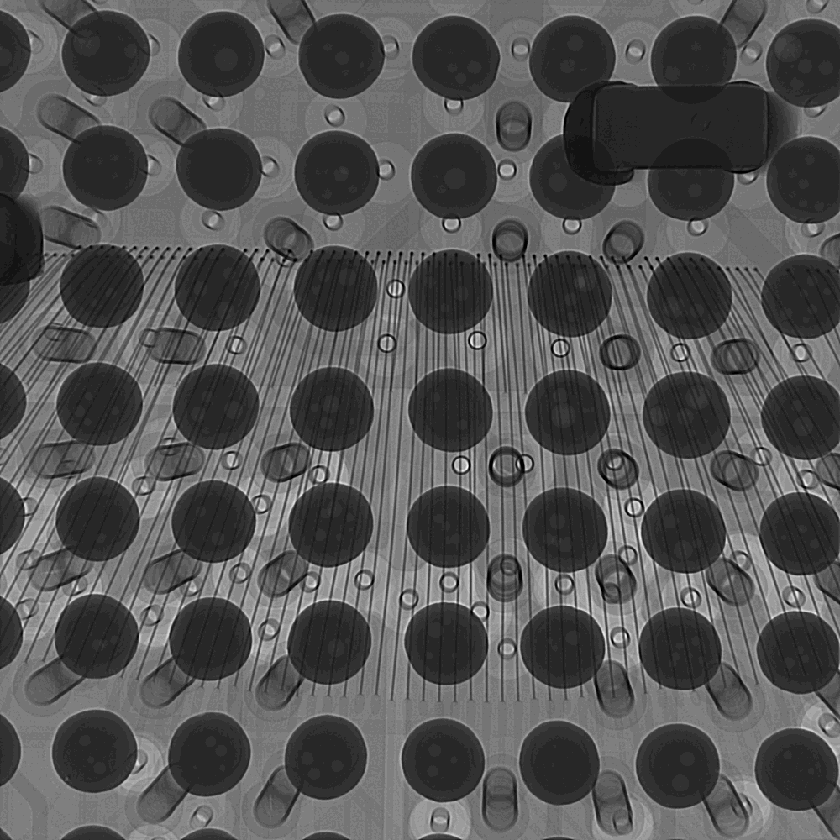
#> input picture Hackathon_2019/Voids/raw/BGA12.tif, 840 x 840 px, shrunk from 1000 x 1000 before the run
$ jupyter execute BGA.ipynb   (older library calls are emulated)
#> lines starting #> are read from the running program, lines starting #| are printed output that depends on the picture; after the words box and inside, x2 and y2 are one past the last pixel; in counts of white or black regions, pixels touching at a corner belong together
[cell 1]
import cv2
import numpy as np
from matplotlib import pyplot as plt
img = cv2.imread("BGA12.tif")
#> img is the input picture: shape (840, 840, 3); min 0, max 26, mean 8.6
img0 = (img)*15
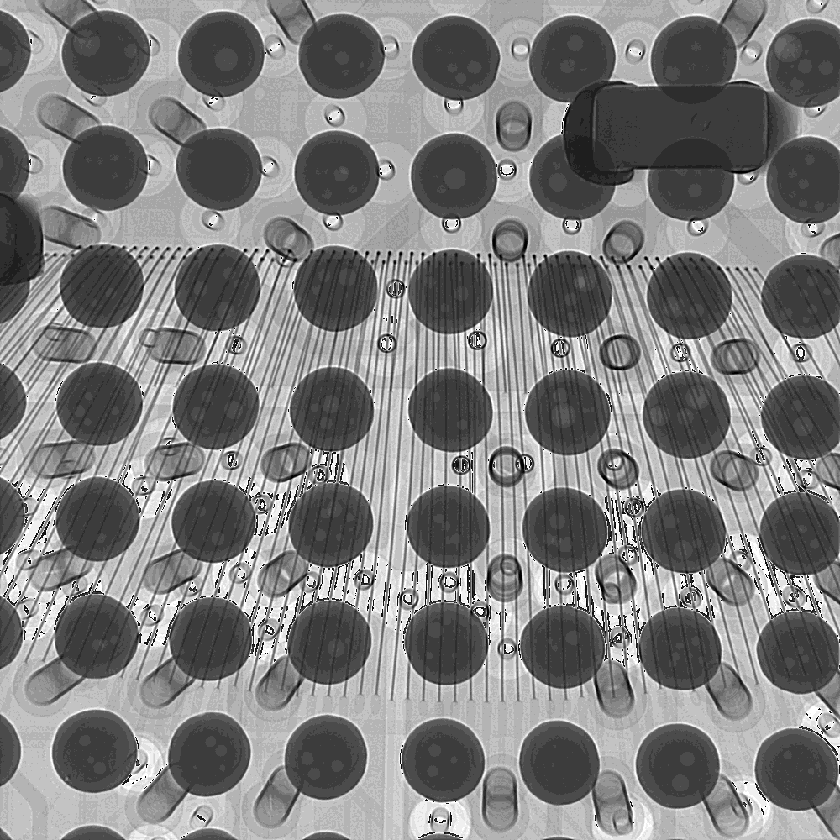
#> img0: shape (840, 840, 3); min 0, max 255, mean 126.3
gray = cv2.cvtColor(img0, cv2.COLOR_BGR2GRAY)
img0 = cv2.GaussianBlur(img0,(5,5),3)
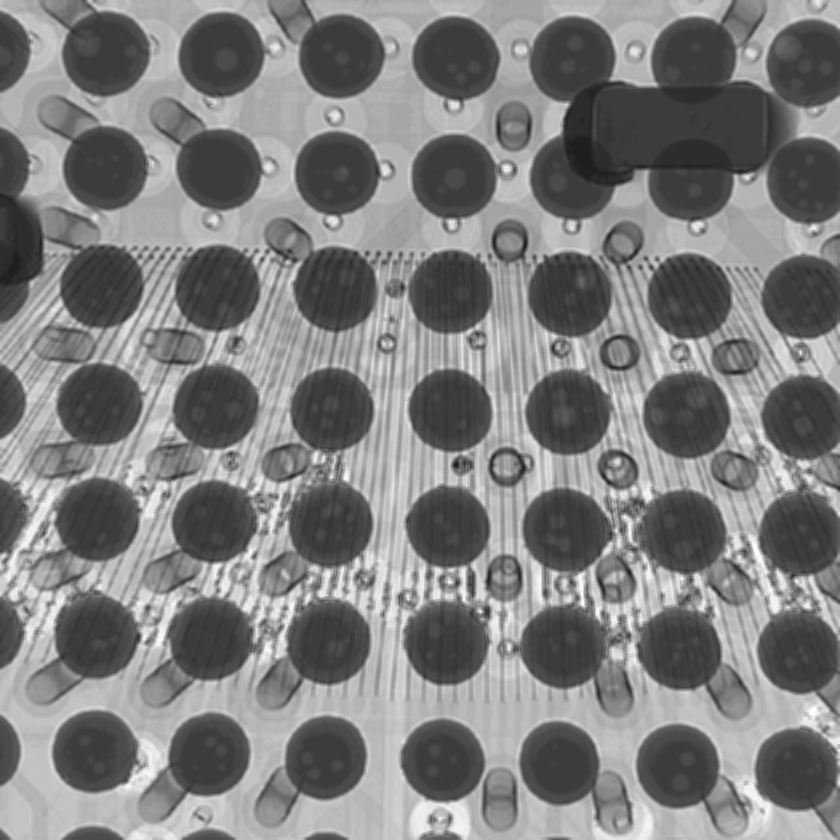
#> img0: shape (840, 840, 3); min 25, max 255, mean 126.3
laplacian = cv2.Laplacian(img0,cv2.CV_64F)
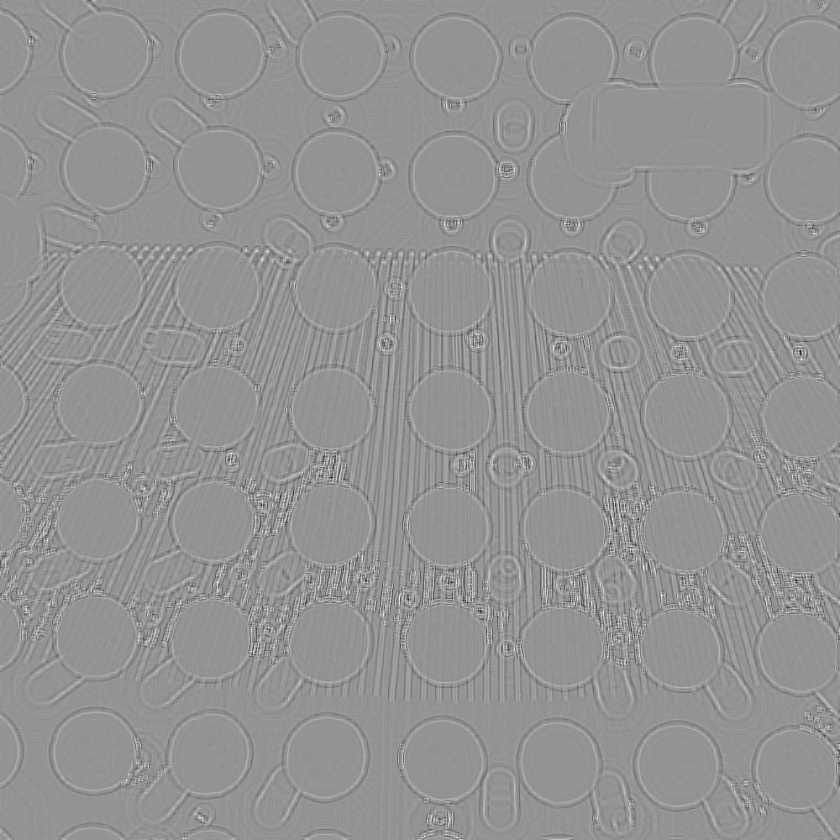
#> laplacian: shape (840, 840, 3) float64; min -118, max 86, mean 0; drawn with min black and max white
gray = cv2.bilateralFilter(gray, 11, 17, 17)
edged = cv2.Canny(gray, 30, 200)
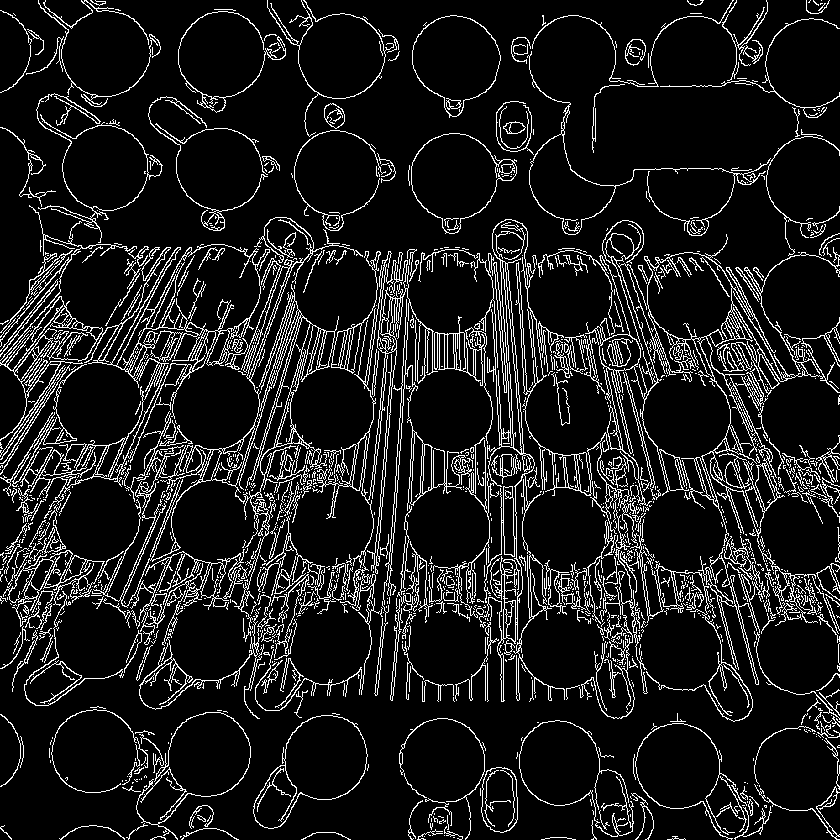
#> edged: shape (840, 840); 10.9% white in thin lines or dots
ret,th1 = cv2.threshold(gray,127,255,cv2.THRESH_BINARY)
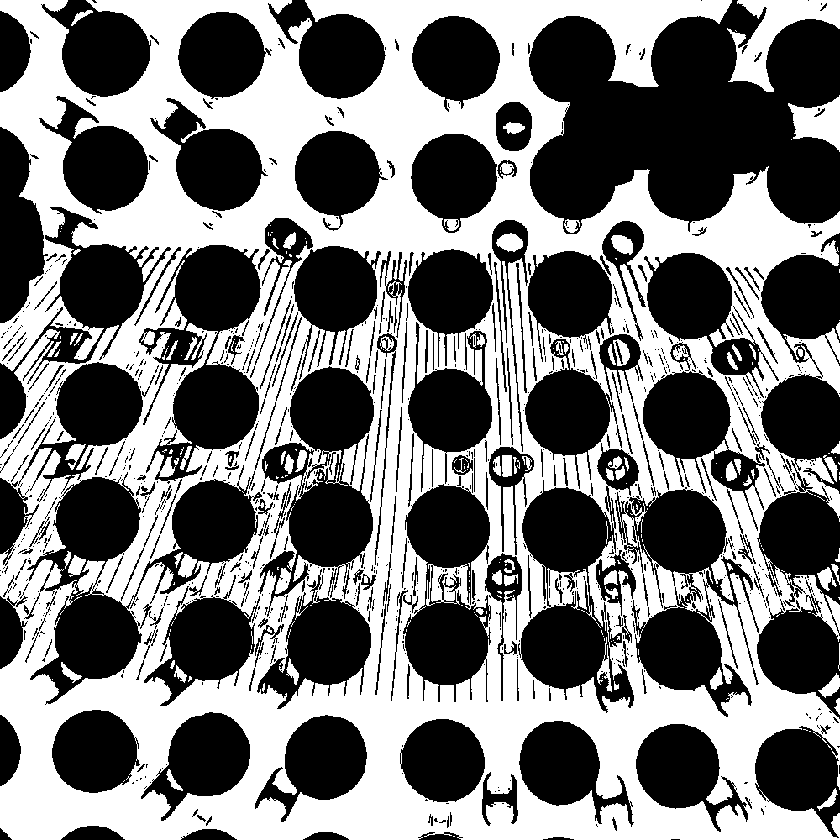
#> th1: shape (840, 840); 47.6% white; 226 white regions (148 under 20 px), largest, box (x1, y1, x2, y2) and area: (0, 0, 840, 840) 321788, (727, 0, 840, 92) 3923, (788, 95, 840, 152) 1647
r = 40
for i in range(10):
    copy = img0.copy()
    detected_circles = cv2.HoughCircles(th1,
                       cv2.HOUGH_GRADIENT, 1.3, 100, param1 = 50,
                   param2 = 15, minRadius = r-2*(10-i), maxRadius = r+2*(10-i))

    radius = 0
    count = 0
    epsilon = r/10
    if detected_circles is not None:
        detected_circles = np.around(detected_circles)
        for pt in detected_circles[0, :]:
            a, b, r = pt[0], pt[1], pt[2]
            if a-r > -epsilon and a+r < copy.shape[0]+epsilon and b-r > -epsilon and b+r < copy.shape[1]+epsilon:
                cv2.circle(copy, (a, b), r, (0, 255, 0), 2)
                cv2.circle(copy, (a, b), 1, (0, 0, 255), 3)
                count += 1
                radius += pt[2]
    r = int(radius/count)
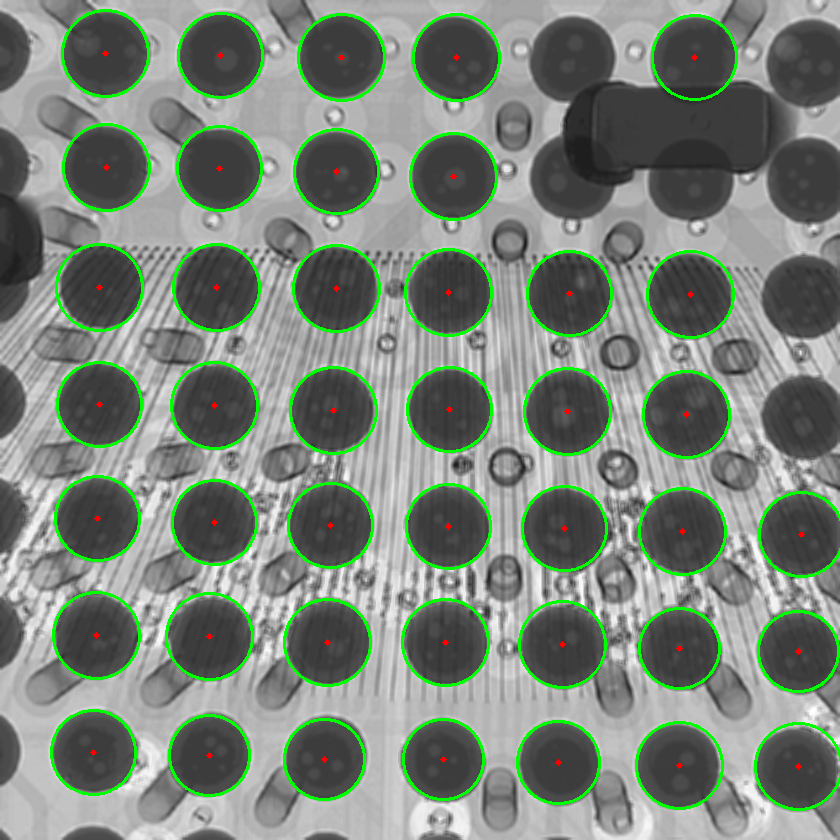
#> copy: shape (840, 840, 3); mean B, G, R 120, 132, 120.4

fig, ax = plt.subplots(figsize=(20, 10))
ax.imshow(copy,cmap = 'gray')
print(count)
#| 42

$ run again, with Hackathon_2019/Voids/raw/BGA03.tif copied over Hackathon_2019/Voids/raw/BGA12.tif
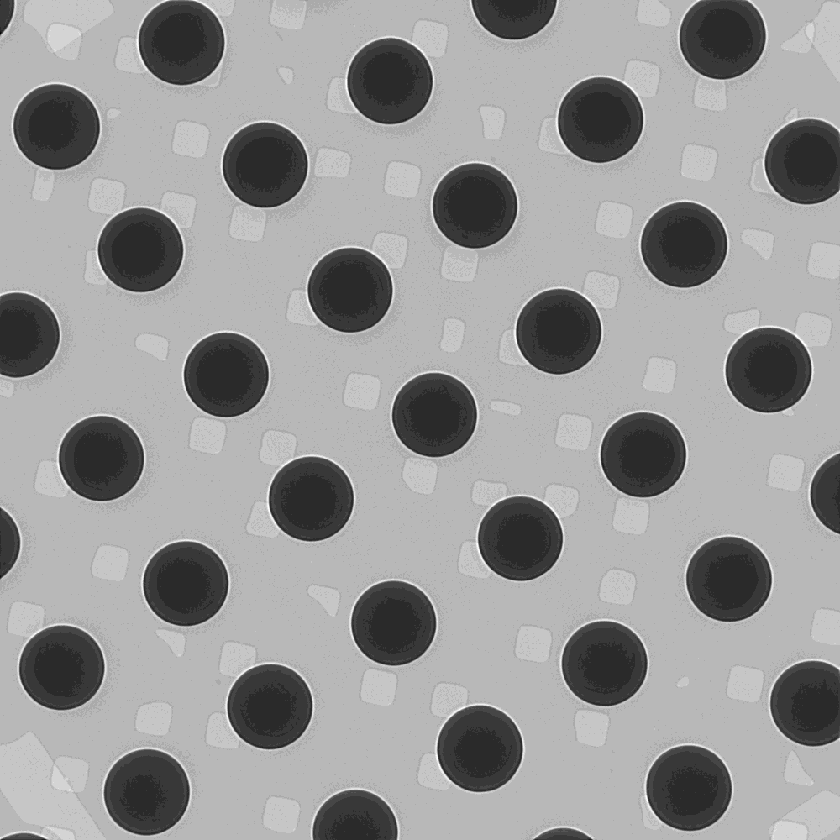
#> input picture Hackathon_2019/Voids/raw/BGA03.tif, 840 x 840 px, shrunk from 1000 x 1000 before the run
#> img is the input picture: shape (840, 840, 3); min 0, max 18, mean 10.76
#> `edged = cv2.Canny(gray, 30, 200)`:
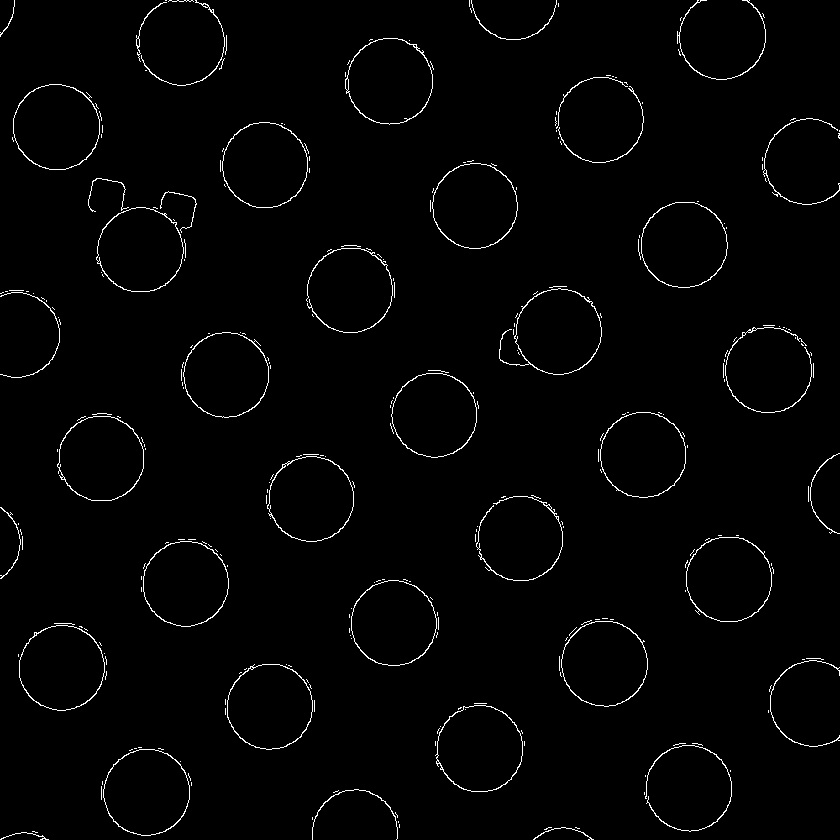
#> edged: shape (840, 840); 1.6% white in thin lines or dots
#> th1: shape (840, 840); 74.9% white; 81 black regions (44 under 20 px), largest, box (x1, y1, x2, y2) and area: (138, 0, 224, 85) 5768, (641, 202, 727, 287) 5767, (437, 706, 522, 792) 5759
#> after the loop `for i in range(10):`:
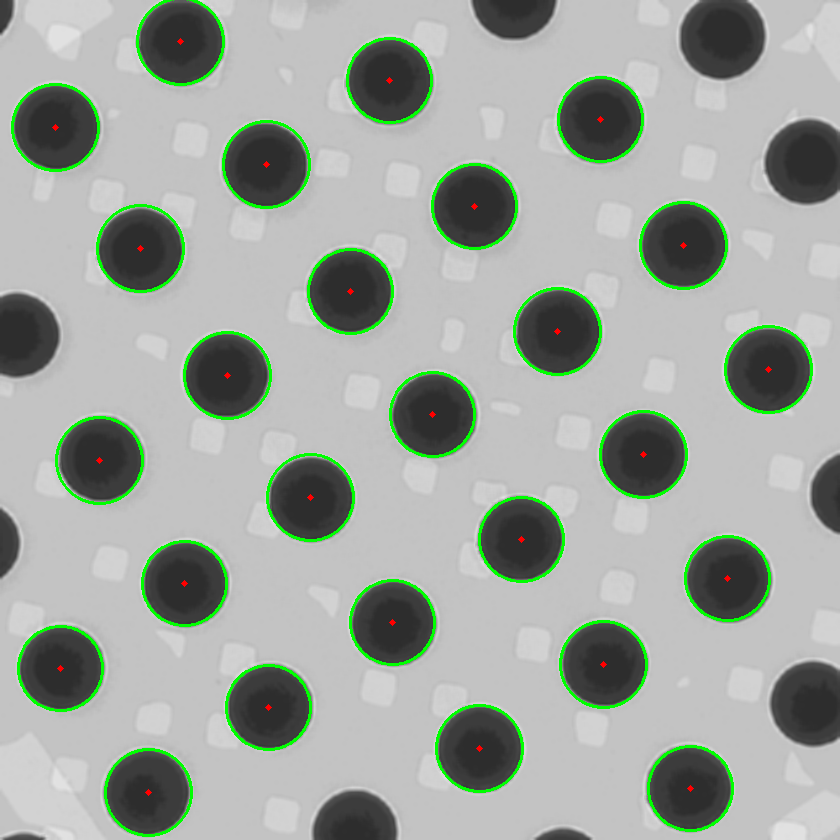
#> copy: shape (840, 840, 3); mean B, G, R 157.2, 164.7, 157.5
#| 26

$ run again, with Hackathon_2019/Voids/raw/voids03.tif copied over Hackathon_2019/Voids/raw/BGA12.tif
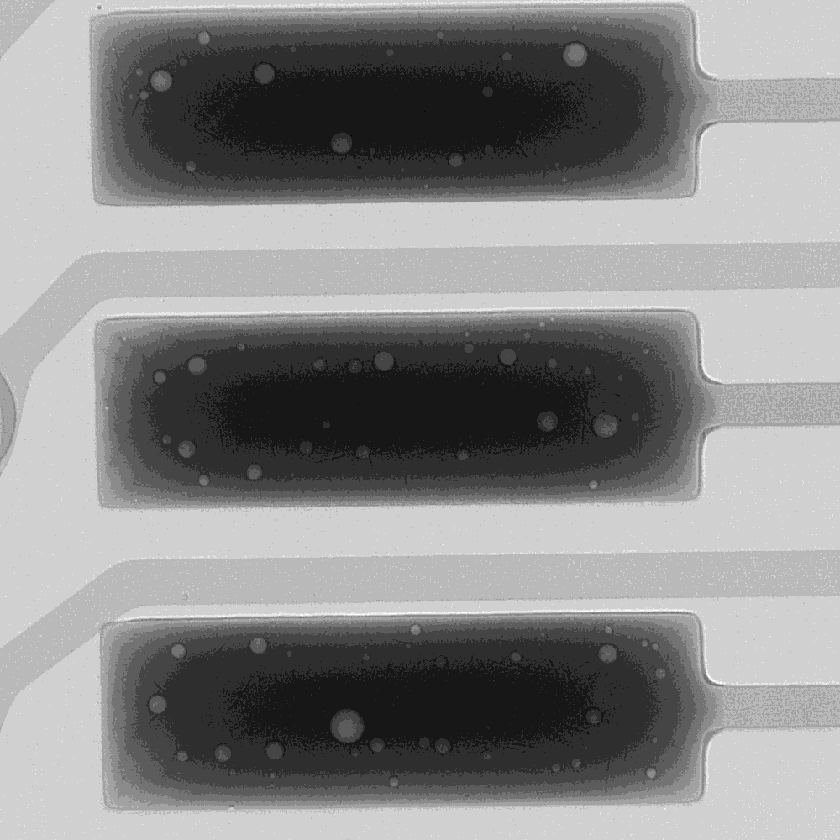
#> input picture Hackathon_2019/Voids/raw/voids03.tif, 840 x 840 px, shrunk from 1000 x 1000 before the run
#> img is the input picture: shape (840, 840, 3); min 3, max 14, mean 8.87
#> `edged = cv2.Canny(gray, 30, 200)`:
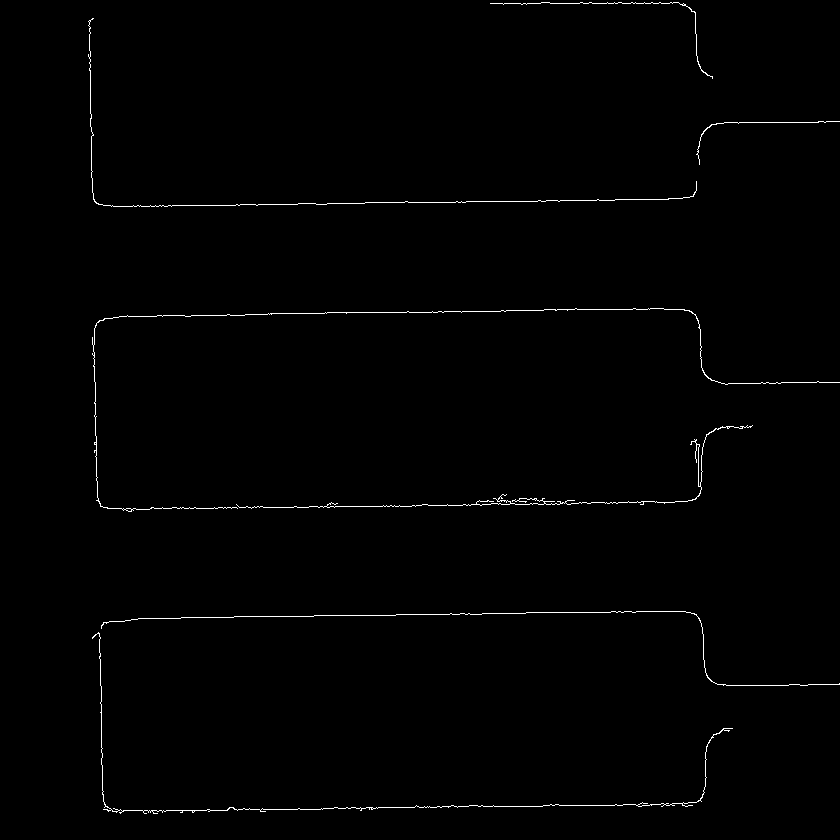
#> edged: shape (840, 840); 0.72% white in thin lines or dots, all inside (x1, y1, x2, y2) = (88, 2, 840, 814)
#> `ret,th1 = cv2.threshold(gray,127,255,cv2.THRESH_BINARY)`:
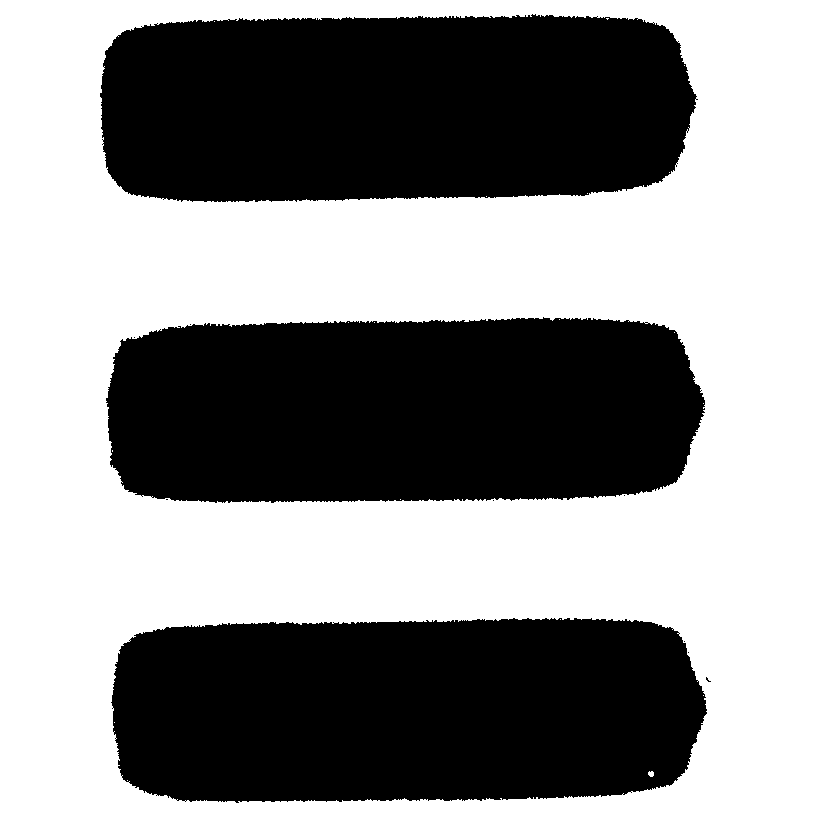
#> th1: shape (840, 840); 57% white; 11 black regions (8 under 20 px), largest, box (x1, y1, x2, y2) and area: (100, 14, 698, 202) 102027, (106, 317, 705, 503) 101149, (111, 618, 707, 803) 100269
